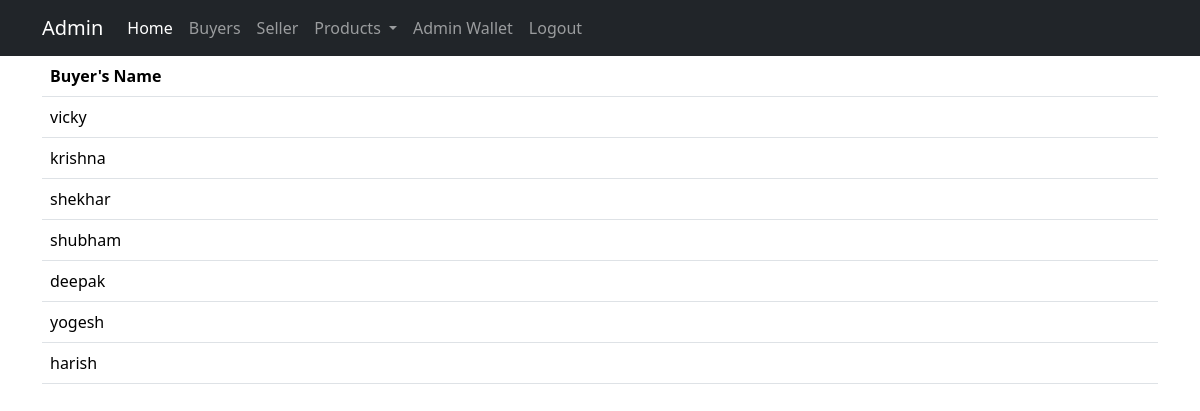
The app's page /superadmin/buyer_list/, older data.
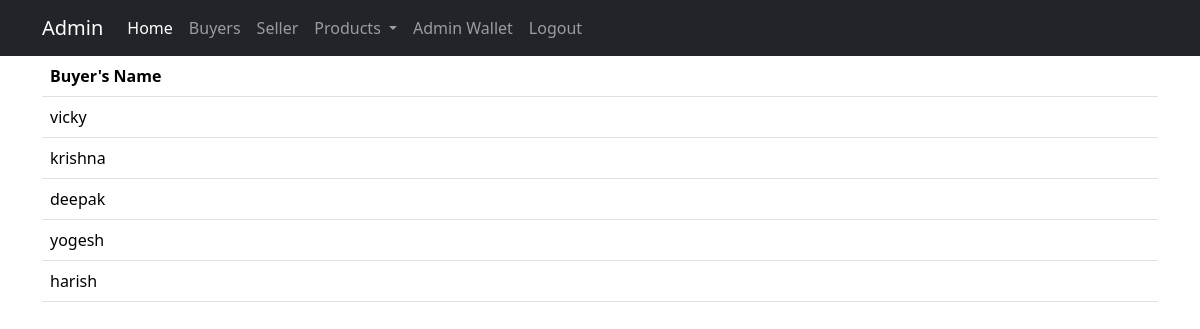
The same page, newer data.
### buyer/models.py (models this page shows, shortened)
class Buyer(models.Model):
    buyer = models.OneToOneField(User, on_delete=models.CASCADE)
    user_type = models.CharField(max_length=10, default="buyer")
    phone = models.CharField(max_length=15, blank=True, null=True)

### superadmin/views.py (the view)
# urls.py: path("buyer_list/", views.buyer_list, name="buyer_list"),
def buyer_list(request):
    buyer = Buyer.objects.all()
    return render(request, "buyer_list.html", {"buyer": buyer})

### buyer/context_processors.py (called while the page is built)
def cart_item_count(request):
    user = request.user
    if user.is_authenticated:
        cart_item_count = 0
        cart = CartItem.objects.filter(user_id=user.id)
        for c in cart:
            cart_item_count = cart_item_count + c.quantity
    else:
        cart_item_count = 0
    return {"cart_item_count": cart_item_count}

### templates/buyer_list.html
{% include "superadmin_nav.html" %}
<div class="container">
    <table class="table">
        <thead>
            <tr>
                <th scope="col">Buyer's Name</th>
            </tr>
        </thead>
        <tbody>
            {% for b in buyer %}
            <tr>
                <td>{{ b.buyer.username }}</td>
            </tr>
            {% endfor %}
        </tbody>
    </table>
</div>

Row changes from the older to the newer data that the page shows:
removed Buyer: buyer.username "shekhar"
removed Buyer: buyer.username "shubham"
